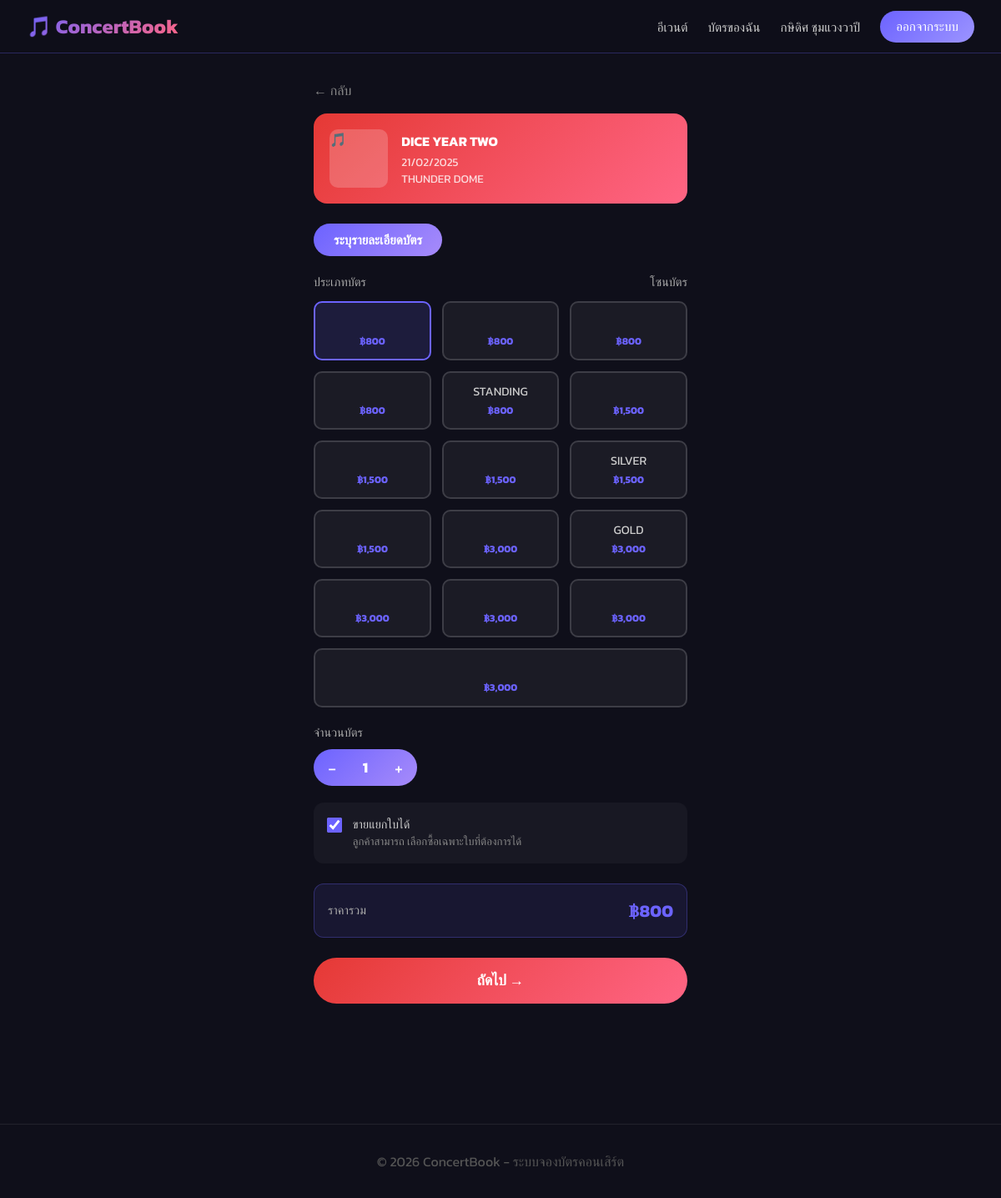
/buy_ticket.php?event_id=1&ticket_id=18 (signed in), run on the app's committed database.
### tables this page shows
CREATE TABLE `events` (
  `id` int(11) NOT NULL,
  `title` varchar(255) NOT NULL,
  `artist` varchar(100) NOT NULL,
  `description` text DEFAULT NULL,
  `artist_bio` text DEFAULT NULL,
  `artist_image` varchar(255) DEFAULT NULL,
  `event_image` varchar(255) DEFAULT NULL,
  `event_date` datetime NOT NULL,
  `venue` varchar(255) NOT NULL,
  `location` varchar(255) DEFAULT NULL,
  `image` varchar(255) DEFAULT NULL,
  `status` enum('upcoming','ongoing','completed','cancelled') DEFAULT 'upcoming',
  `created_at` timestamp NOT NULL DEFAULT current_timestamp(),
  `is_sale` tinyint(1) DEFAULT 0
);

CREATE TABLE `ticket_types` (
  `id` int(11) NOT NULL,
  `event_id` int(11) NOT NULL,
  `type_name` varchar(100) NOT NULL,
  `price` decimal(10,2) NOT NULL,
  `total_seats` int(11) NOT NULL,
  `available_seats` int(11) NOT NULL,
  `color` varchar(20) DEFAULT '#6C63FF'
);

### auth.php (called while the page is built, shortened)
<?php
function isLoggedIn() {
    return isset($_SESSION['user_id']);
}

### buy_ticket.php (the view, shortened to what this page needs)
<?php
require_once __DIR__ . '/../includes/auth.php';
$db = getDB();
$event_id  = intval($_GET['event_id'] ?? 0);
$ticket_id = intval($_GET['ticket_id'] ?? 0);
$stmt = $db->prepare("SELECT * FROM events WHERE id = ?");
$stmt->execute([$event_id]);
$event = $stmt->fetch();
$stmt2 = $db->prepare("SELECT * FROM ticket_types WHERE event_id = ? ORDER BY price ASC");
$stmt2->execute([$event_id]);
$ticket_types = $stmt2->fetchAll();
$selected_ticket = $ticket_types[0];
foreach ($ticket_types as $t) {
    if ($t['id'] === $ticket_id) { $selected_ticket = $t; break; }
}
include __DIR__ . '/../includes/header.php';
?>
<div class="buy-wrap container">
    <a href="<?= BASE_URL ?>/pages/event_detail.php?id=<?= $event['id'] ?>"
       style="color:#888;text-decoration:none;display:inline-block;margin-bottom:1rem;">← กลับ</a>
    <div class="event-header">
        <div class="event-header-img">
        </div>
        <div class="event-header-info">
            <h2><?= htmlspecialchars($event['title']) ?></h2>
            <p><?= date('d/m/Y', strtotime($event['event_date'])) ?></p>
            <p><?= htmlspecialchars($event['venue']) ?></p>
        </div>
    </div>
    <form method="POST" id="buyForm">
        <div class="section-btn">ระบุรายละเอียดบัตร</div>
        <div style="display:flex;justify-content:space-between;align-items:center;margin-bottom:.8rem;">
            <span style="color:#aaa;font-size:.9rem;">ประเภทบัตร</span>
            <span style="color:#aaa;font-size:.9rem;">โซนบัตร</span>
        </div>
        <div style="display:flex;gap:.8rem;flex-wrap:wrap;margin-bottom:1.2rem;">
            <?php foreach ($ticket_types as $t): ?>
            <button type="button"
                    class="ticket-type-btn <?= $t['id'] === $selected_ticket['id'] ? 'active' : '' ?>"
                    onclick="selectTicket(<?= $t['id'] ?>, <?= $t['price'] ?>, this)"
                    <?= $t['available_seats'] <= 0 ? 'disabled style="opacity:.4;cursor:not-allowed;"' : '' ?>>
                <?= htmlspecialchars($t['type_name']) ?>
                <br>
                <small style="color:#6C63FF;font-weight:700;">฿<?= number_format($t['price']) ?></small>
            </button>
            <?php endforeach; ?>
        </div>
        <div style="margin-bottom:.6rem;color:#aaa;font-size:.9rem;">จำนวนบัตร</div>
        <div class="qty-wrap">
            <button type="button" class="qty-btn" onclick="changeQty(-1)">−</button>
            <span class="qty-num" id="qty_display">1</span>
            <button type="button" class="qty-btn" onclick="changeQty(1)">+</button>
        </div>
        <div class="check-row">
            <input type="checkbox" id="split" name="split" checked>
            <label for="split">
                ขายแยกใบได้
                <span>ลูกค้าสามารถ เลือกซื้อเฉพาะใบที่ต้องการได้</span>
            </label>
        </div>
        <div class="price-row">
            <span class="label">ราคารวม</span>
            <span class="amount" id="total_price">฿<?= number_format($selected_ticket['price']) ?></span>
        </div>
        <button type="submit" class="btn-next">ถัดไป →</button>
    </form>
</div>
<?php include __DIR__ . '/../includes/footer.php'; ?>

### header.php (shortened to what this page needs)
<!DOCTYPE html>
<html lang="th">
<head>
    <link rel="stylesheet" href="https://cdnjs.cloudflare.com/ajax/libs/font-awesome/6.5.0/css/all.min.css">
</head>
<body>
<nav class="navbar">
    <a class="navbar-brand" href="<?= BASE_URL ?>">🎵 ConcertBook</a>
    <ul class="navbar-nav">
        <li><a href="<?= BASE_URL ?>/pages/events.php">อีเวนต์</a></li>
        <?php if (isLoggedIn()): ?>
           <li><a href="<?= BASE_URL ?>/pages/Myticket.php">บัตรของฉัน</a></li>
            <li><a href="<?= BASE_URL ?>/pages/profile.php"><?= htmlspecialchars($_SESSION['full_name']) ?></a></li>
            <li><a href="<?= BASE_URL ?>/pages/logout.php" class="btn-nav">ออกจากระบบ</a></li>
        <?php else: ?>
            <li><a href="<?= BASE_URL ?>/pages/login.php">เข้าสู่ระบบ</a></li>
            <li><a href="<?= BASE_URL ?>/pages/register.php" class="btn-nav">สมัครสมาชิก</a></li>
        <?php endif; ?>
    </ul>
</nav>

### footer.php (shortened to what this page needs)
<footer style="text-align:center;padding:2rem;color:#555;border-top:1px solid rgba(255,255,255,.08);margin-top:4rem;">
    <p>© <?= date('Y') ?> ConcertBook - ระบบจองบัตรคอนเสิร์ต</p>
</footer>
</body>
</html>

### header.php (style rules this page uses)
* { margin: 0; padding: 0; box-sizing: border-box; }
body { font-family: 'Kanit', sans-serif; background: #0f0f1a; color: #fff; min-height: 100vh; }
.navbar { background: rgba(15,15,26,0.95); backdrop-filter: blur(12px); border-bottom: 1px solid rgba(108,99,255,0.3); padding: 0 2rem; position: sticky; top: 0; z-index: 999; display: flex; align-items: center; justify-content: space-between; height: 64px; }
.navbar-brand { font-size: 1.5rem; font-weight: 700; background: linear-gradient(135deg, #6C63FF, #ff6584); -webkit-background-clip: text; -webkit-text-fill-color: transparent; text-decoration: none; }
.navbar-nav { display: flex; gap: 1.5rem; align-items: center; list-style: none; }
.navbar-nav a { color: #ccc; text-decoration: none; font-size: 0.95rem; transition: color .2s; }
.btn-nav { background: linear-gradient(135deg, #6C63FF, #9c94ff); color: #fff !important; padding: .45rem 1.2rem; border-radius: 50px; font-size: .9rem; transition: transform .2s, box-shadow .2s !important; }
.container { max-width: 1200px; margin: 0 auto; padding: 2rem 1rem; }

### buy_ticket.php (style rules this page uses)
.buy-wrap { max-width: 480px; margin: 0 auto; padding-bottom: 5rem; }
.event-header { background: linear-gradient(135deg, #e53935, #ff6584); border-radius: 16px; padding: 1.2rem; display: flex; align-items: center; gap: 1rem; margin-bottom: 1.5rem; }
.event-header-img { width: 70px; height: 70px; border-radius: 10px; overflow: hidden; flex-shrink: 0; background: rgba(255,255,255,.2); }
.event-header-info h2 { font-size: 1rem; font-weight: 700; color: #fff; margin-bottom: .2rem; }
.event-header-info p { font-size: .85rem; color: rgba(255,255,255,.8); margin: 0; }
.section-btn { background: linear-gradient(135deg, #6C63FF, #a78bfa); color: #fff; border: none; border-radius: 50px; padding: .5rem 1.5rem; font-family: 'Kanit', sans-serif; font-size: .95rem; font-weight: 600; margin-bottom: 1.2rem; display: inline-block; }
.ticket-type-btn { flex: 1; min-width: 130px; padding: .7rem 1rem; border-radius: 10px; border: 2px solid rgba(255,255,255,.15); background: rgba(255,255,255,.05); color: #ccc; font-family: 'Kanit', sans-serif; font-size: .9rem; cursor: pointer; transition: all .2s; text-align: center; }
.ticket-type-btn.active { border-color: #6C63FF; background: rgba(108,99,255,.15); color: #fff; }
.qty-wrap { display: flex; align-items: center; gap: 0; background: linear-gradient(135deg, #6C63FF, #a78bfa); border-radius: 50px; overflow: hidden; width: fit-content; margin-bottom: 1.2rem; }
.qty-btn { background: none; border: none; color: #fff; font-size: 1.3rem; width: 44px; height: 44px; cursor: pointer; font-family: 'Kanit', sans-serif; display: flex; align-items: center; justify-content: center; transition: background .2s; }
.qty-num { color: #fff; font-weight: 700; font-size: 1.1rem; min-width: 36px; text-align: center; }
.check-row { display: flex; align-items: flex-start; gap: .8rem; background: rgba(255,255,255,.04); border-radius: 12px; padding: 1rem; margin-bottom: 1.5rem; }
.check-row input[type=checkbox] { width: 18px; height: 18px; margin-top: 2px; accent-color: #6C63FF; flex-shrink: 0; }
.check-row label { color: #ccc; font-size: .9rem; line-height: 1.5; }
.check-row label span { display: block; color: #888; font-size: .82rem; }
.price-row { display: flex; justify-content: space-between; align-items: center; padding: 1rem; background: rgba(108,99,255,.1); border: 1px solid rgba(108,99,255,.3); border-radius: 12px; margin-bottom: 1.5rem; }
.price-row .label { color: #aaa; font-size: .9rem; }
.price-row .amount { color: #6C63FF; font-weight: 700; font-size: 1.3rem; }
.btn-next { width: 100%; padding: .9rem; background: linear-gradient(135deg, #e53935, #ff6584); color: #fff; border: none; border-radius: 50px; font-family: 'Kanit', sans-serif; font-size: 1.1rem; font-weight: 700; cursor: pointer; transition: all .2s; }

### data on the page
events: title "DICE YEAR TWO", event_date "21/02/2025", venue "THUNDER DOME"
ticket_types: price "800"
ticket_types: price "800"
ticket_types: price "800"
ticket_types: price "800"
ticket_types: type_name "STANDING", price "800"
ticket_types: price "1,500"
ticket_types: price "1,500"
ticket_types: price "1,500"
ticket_types: type_name "SILVER", price "1,500"
ticket_types: price "1,500"
ticket_types: price "3,000"
ticket_types: type_name "GOLD", price "3,000"
ticket_types: price "3,000"
ticket_types: price "3,000"
ticket_types: price "3,000"
ticket_types: price "3,000"

### other printed values
$_SESSION['full_name'] "กษิดิศ ชุมแวงวาปี"
